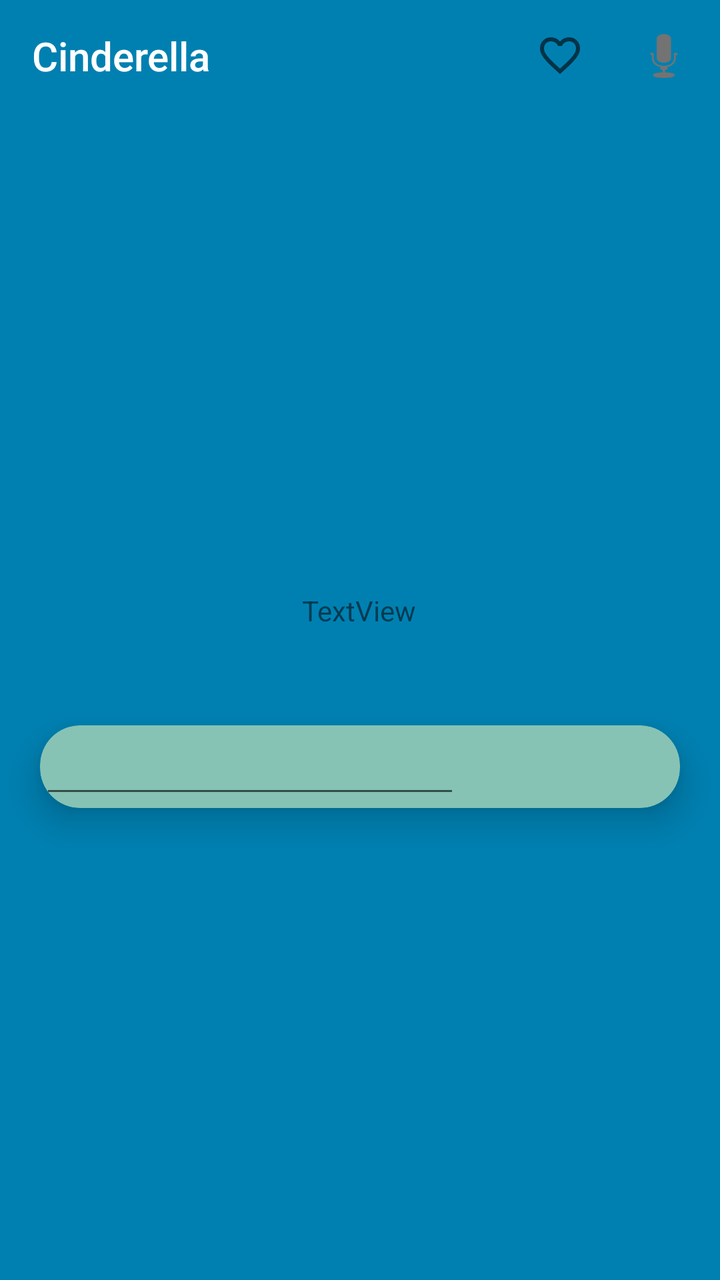
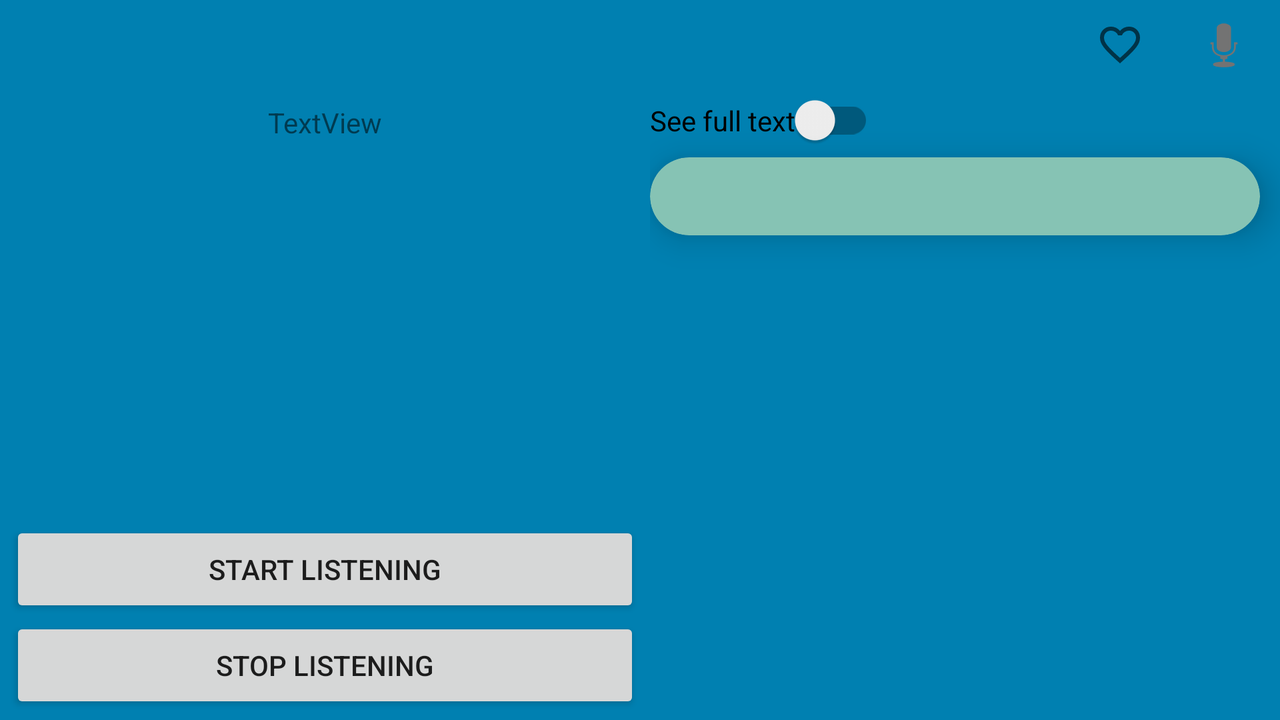

One screen, two layout resources from the same app: the default and the repository's alternative for another configuration. Each is rendered where Android would select it; the XML of both is given below.
<!-- AndroidManifest.xml: application theme Theme.AppCompat.Light.NoActionBar -->
<!-- res/layout/activity_main2.xml -->
<?xml version="1.0" encoding="utf-8"?>
<androidx.constraintlayout.widget.ConstraintLayout xmlns:android="http://schemas.android.com/apk/res/android"
    xmlns:app="http://schemas.android.com/apk/res-auto"
    xmlns:tools="http://schemas.android.com/tools"
    android:layout_width="match_parent"
    android:layout_height="match_parent"
    android:background="#0080B1"
    tools:context=".MainActivity2">

    <com.google.android.material.appbar.AppBarLayout
        android:layout_width="match_parent"
        android:layout_height="wrap_content"
        android:background="@android:color/transparent"
        app:layout_constraintBottom_toTopOf="@+id/imageView2"
        app:layout_constraintEnd_toEndOf="parent"
        app:layout_constraintStart_toStartOf="parent"
        app:layout_constraintTop_toTopOf="parent"
        app:layout_constraintVertical_bias="0.0">

        <com.google.android.material.appbar.MaterialToolbar
            android:id="@+id/materialToolbar2"
            style="@style/Widget.MaterialComponents.ActionBar.Primary"
            android:layout_width="match_parent"
            android:layout_height="wrap_content"
            android:background="@android:color/transparent"
            android:minHeight="?attr/actionBarSize"
            android:theme="@style/Theme.AppCompat.Light.NoActionBar"
            app:menu="@menu/top_app_bar"
            app:title="Cinderella"
            app:titleTextColor="#FFFFFF" />
    </com.google.android.material.appbar.AppBarLayout>


    <androidx.core.widget.NestedScrollView
        android:layout_width="match_parent"
        android:layout_height="match_parent"
        app:layout_behavior="@string/appbar_scrolling_view_behavior"
        tools:layout_editor_absoluteX="0dp"
        tools:layout_editor_absoluteY="0dp">

        <LinearLayout
            android:layout_width="match_parent"
            android:layout_height="match_parent"
            android:orientation="vertical">

        </LinearLayout>
    </androidx.core.widget.NestedScrollView>

    <ImageView
        android:id="@+id/imageView2"
        android:layout_width="wrap_content"
        android:layout_height="wrap_content"
        app:layout_constraintBottom_toBottomOf="parent"
        app:layout_constraintEnd_toEndOf="parent"
        app:layout_constraintHorizontal_bias="0.498"
        app:layout_constraintStart_toStartOf="parent"
        app:layout_constraintTop_toTopOf="parent"
        app:layout_constraintVertical_bias="0.268"
        app:srcCompat="@drawable/ic_launcher_background" />

    <TextView
        android:id="@+id/textView"
        android:layout_width="wrap_content"
        android:layout_height="wrap_content"
        android:layout_marginTop="124dp"
        android:text="TextView"
        app:layout_constraintEnd_toEndOf="parent"
        app:layout_constraintHorizontal_bias="0.498"
        app:layout_constraintStart_toStartOf="parent"
        app:layout_constraintTop_toBottomOf="@+id/imageView2" />

    <LinearLayout
        android:layout_width="match_parent"
        android:layout_height="wrap_content"
        android:layout_marginTop="28dp"
        android:orientation="vertical"
        app:layout_constraintEnd_toEndOf="parent"
        app:layout_constraintHorizontal_bias="0.0"
        app:layout_constraintStart_toStartOf="parent"
        app:layout_constraintTop_toBottomOf="@+id/textView">

        <androidx.cardview.widget.CardView
            android:layout_width="match_parent"
            android:layout_height="match_parent"
            android:layout_margin="20dp"
            android:backgroundTint="#86C3B4"
            app:cardCornerRadius="20dp"
            app:cardElevation="10dp">


            <EditText
                android:id="@+id/editTextTextMultiLine"
                android:layout_width="wrap_content"
                android:layout_height="wrap_content"
                android:ems="10"
                android:gravity="center"
                android:inputType="textMultiLine" />
        </androidx.cardview.widget.CardView>
    </LinearLayout>
</androidx.constraintlayout.widget.ConstraintLayout>
<!-- resources referenced by this layout -->
<resources>

</resources>
<!-- res/layout-land/activity_main2.xml (the repository's variant of the layout above) -->
<!-- drawn on the phone turned sideways -->
<?xml version="1.0" encoding="utf-8"?>
<androidx.constraintlayout.widget.ConstraintLayout xmlns:android="http://schemas.android.com/apk/res/android"
    xmlns:app="http://schemas.android.com/apk/res-auto"
    xmlns:tools="http://schemas.android.com/tools"
    android:layout_width="match_parent"
    android:layout_height="match_parent"
    android:background="#0080B1"
    tools:context=".MainActivity2">

    <com.google.android.material.appbar.AppBarLayout
        android:id="@+id/saveOptionsAppBar"
        android:layout_width="match_parent"
        android:layout_height="wrap_content"
        android:background="@android:color/transparent"
        app:layout_constraintBottom_toTopOf="@+id/storyPresentation"
        app:layout_constraintEnd_toEndOf="parent"
        app:layout_constraintStart_toStartOf="parent"
        app:layout_constraintTop_toTopOf="parent">

        <com.google.android.material.appbar.MaterialToolbar
            android:id="@+id/materialToolbar2"
            style="@style/Widget.MaterialComponents.ActionBar.Primary"
            android:layout_width="match_parent"
            android:layout_height="match_parent"
            android:background="@android:color/transparent"
            android:minHeight="?attr/actionBarSize"
            android:theme="@style/Theme.AppCompat.Light.NoActionBar"
            app:menu="@menu/top_app_bar"
            app:titleTextColor="#FFFFFF"
            app:navigationIcon="@drawable/baseline_menu_24"/>
    </com.google.android.material.appbar.AppBarLayout>
    <LinearLayout
        android:id="@+id/storyPresentation"
        android:layout_width="match_parent"
        android:layout_height="wrap_content"
        android:orientation="vertical"
        app:layout_constraintEnd_toEndOf="parent"
        app:layout_constraintStart_toStartOf="parent"
        app:layout_constraintTop_toBottomOf="@id/saveOptionsAppBar"
        app:layout_constraintBottom_toBottomOf="parent">
        <LinearLayout
            android:layout_width="match_parent"
            android:layout_height="0dp"
            android:orientation="horizontal"
            android:layout_weight="0.5">
            <LinearLayout
                android:layout_width="0dp"
                android:layout_height="match_parent"
                android:orientation="vertical"
                android:layout_weight="0.5"
                android:layout_margin="5sp">
                <TextView
                    android:id="@+id/textView4"
                    android:layout_width="match_parent"
                    android:layout_height="wrap_content"
                    android:gravity="center"
                    android:text="TextView" />
                <ImageView
                    android:id="@+id/imageView2"
                    android:layout_width="match_parent"
                    android:layout_height="180dp"
                    android:layout_margin="5dp"
                    android:layout_gravity="center"
                    android:scaleType="fitCenter"
                    android:backgroundTint="@android:color/transparent"
                    app:srcCompat="@drawable/ic_launcher_background" />
                <Button
                    android:id="@+id/button"
                    android:layout_width="match_parent"
                    android:layout_height="wrap_content"
                    android:onClick="listen"
                    android:text="@string/start"/>

                <Button
                    android:id="@+id/button2"
                    android:layout_width="match_parent"
                    android:layout_height="wrap_content"
                    android:onClick="stop"
                    android:text="@string/stop_listening"/>
            </LinearLayout>
            <LinearLayout
                android:layout_width="0dp"
                android:layout_height="match_parent"
                android:orientation="vertical"
                android:layout_weight="0.5">
                <com.google.android.material.switchmaterial.SwitchMaterial
                    android:id="@+id/switch1"
                    android:layout_width="wrap_content"
                    android:layout_height="wrap_content"
                    android:text="@string/see_full_text"/>

                <androidx.cardview.widget.CardView
                    android:id="@+id/storyPresentCard"
                    android:layout_width="match_parent"
                    android:layout_height="wrap_content"
                    android:layout_marginEnd="10sp"
                    android:backgroundTint="#86C3B4"
                    app:cardCornerRadius="20dp"
                    app:cardElevation="10dp"
                    android:layout_marginBottom="10sp"
                    android:layout_marginTop="5dp">
                    <TextView
                        android:id="@+id/textView2"
                        android:layout_width="match_parent"
                        android:layout_height="wrap_content"
                        android:layout_margin="10dp"
                        android:maxHeight="250dp"
                        />
                </androidx.cardview.widget.CardView>
            </LinearLayout>
        </LinearLayout>
    </LinearLayout>
</androidx.constraintlayout.widget.ConstraintLayout>
<!-- resources referenced by the variant -->
<!-- as the phone turned sideways resolves them -->
<resources>
  <string name="see_full_text">See full text</string>
  <string name="start">Start listening</string>
  <string name="stop_listening">Stop listening</string>
</resources>
